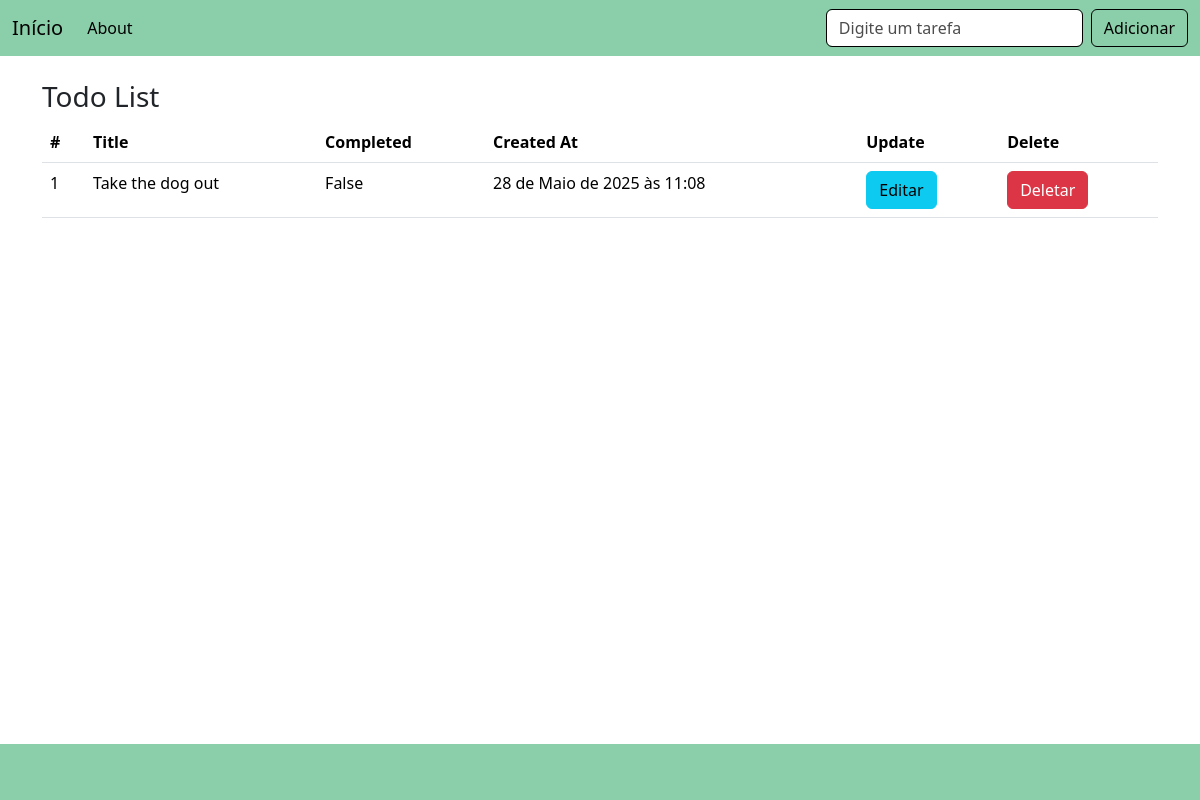
The app's page /, older data.
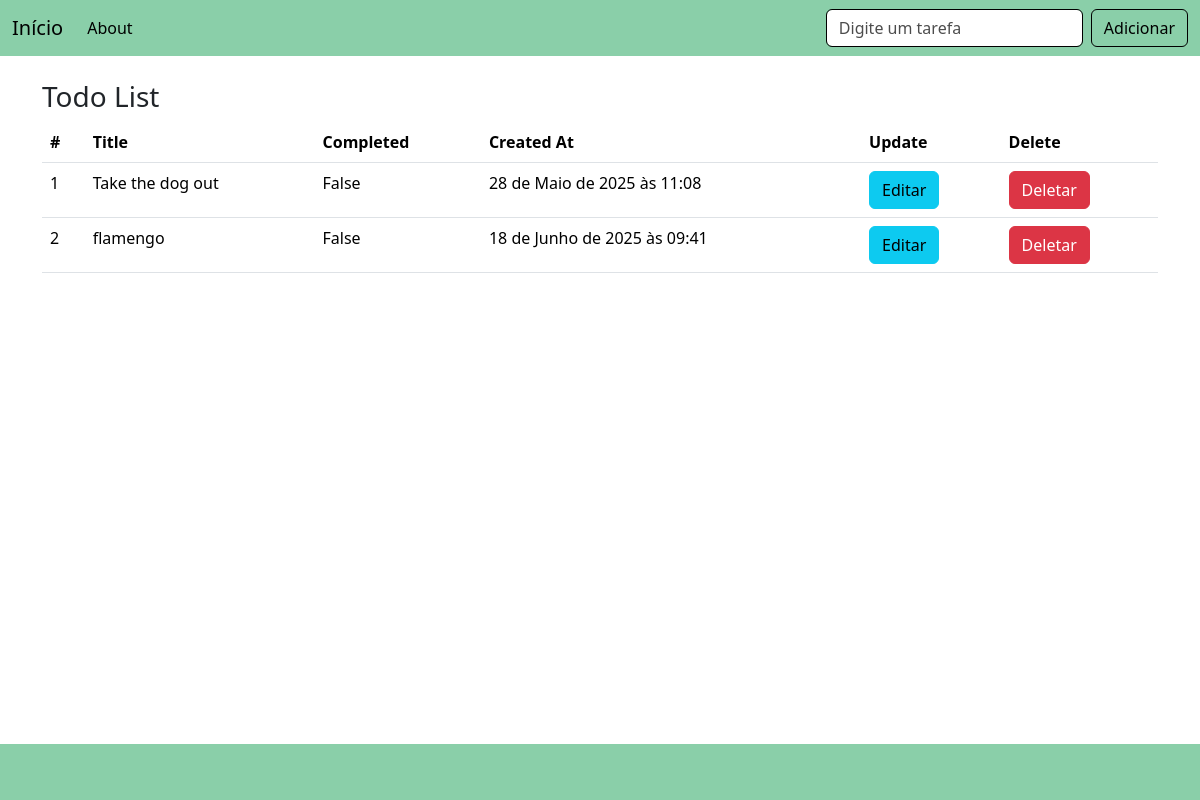
The same page, newer data.
### todo_list/models.py (models this page shows, shortened)
class todo(models.Model):
    title = models.CharField(max_length=200)
    is_completed = models.BooleanField(default=False)
    created_at = models.DateTimeField(auto_now_add=True)

### todo_list/views.py (the view)
# urls.py: path('', views.home, name='home'),
def home(request):
    if request.method == 'POST':
        form = TodoForm(request.POST or None)
        if form.is_valid():
            form.save()
            return redirect('home')  # Redireciona após adicionar para evitar duplicação
    todos = todo.objects.all()
    form = TodoForm()
    return render(request, 'home.html', {'todos': todos, 'form': form})

### todo_list/forms.py
class TodoForm(forms.ModelForm):
    class Meta:
        model = todo
        fields = ['title', 'is_completed']

### todo_list/Templates/home.html
{% extends "base.html" %}
{% block content %}
<h3>Todo List</h3>
{% if todos %}
    <table class="table">
        <thead>
            <tr>
                <th scope="col">#</th>
                <th scope="col">Title</th>
                <th scope="col">Completed</th>
                <th scope="col">Created At</th>
                <th scope="col">Update</th>
                <th scope="col">Delete</th>
            </tr>
        </thead>
{% for todo in todos %}
        <tr{% if todo.is_completed %} class="table-success"{% endif %}>
            <td>{{ forloop.counter }}</td>
            <td>{{ todo.title }}</td>
            <td>{{ todo.is_completed }}</td>
            <td>{{ todo.created_at }}</td>
            <td><a href="{% url 'edit_todo' todo.id %}" class="btn btn-info"></button>Editar</a></td>
            <td><a href="{% url 'delete_todo' todo.id %}" onclick="return confirm('Quer mesmo Deletar?');" class="btn btn-danger">Deletar</a></td>
        </tr>
{% endfor %}
    </table>
{% else %}
    <p>Nenhuma tarefa encontrada.</p>
{% endif %}
{% endblock %}

Row changes from the older to the newer data that the page shows:
added todo: title "flamengo", is_completed "False", created_at "18 de Junho de 2025 às 09:41"
